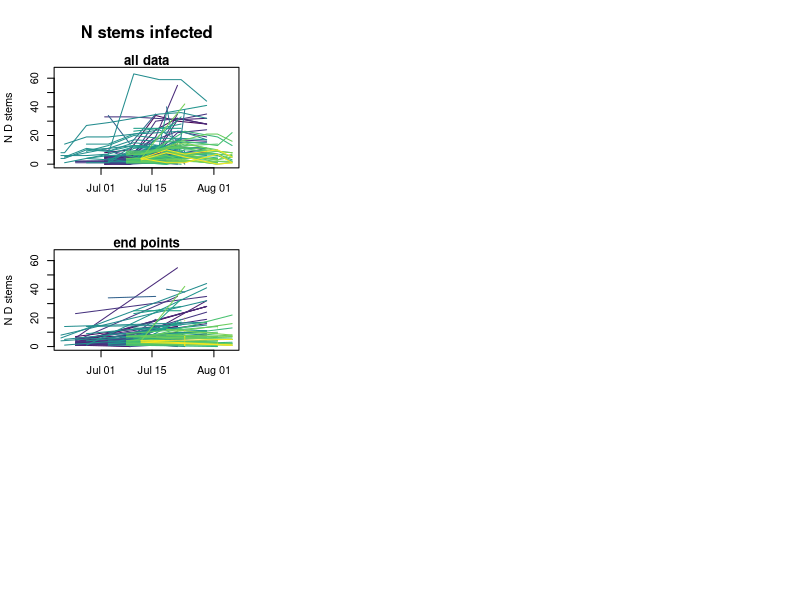

This chart was generated by the following R code: (Note: this script raises an error after producing the figure.)
library(lubridate)
library(viridis)

setwd("~/Documents/GitHub/flax.rust/data")
demog<-read.csv("Demography.csv")
within.host<-read.csv("Withinhost.csv")

#### within host data

### clean

within.host$Date<-as.Date(within.host$Date,tryFormats=c("%m/%d/%Y"))
column.index<-c(1:7,9,11,14,15,17)
within.host<-within.host[,column.index]
within.host[,"length.tissue.infected"]<-NA

## subset to relevant year

within.host<-subset(within.host,Year=="2019")
within.host<-droplevels(within.host)

## for stems with height recorded as '<5' set height to 5
within.host[which(within.host[,"stem.height"]=="<5"),"stem.height"]<-5
within.host<-transform(within.host,stem.height=as.numeric(as.character(stem.height)))

## for stems with height recorded as '<5' set height to 5
within.host[which(within.host[,"percent.tissue.infected"]=="<.05"),"percent.tissue.infected"]<-.05
within.host[which(within.host[,"percent.tissue.infected"]==""),"percent.tissue.infected"]<-NA
within.host<-transform(within.host,percent.tissue.infected=as.numeric(as.character(percent.tissue.infected)))

### restructure

tags<-c()
sites<-c()
dates<-c()
N.Stems<-c()
N.D.Stems<-c()
max.heights<-c()
tot.inf.metric.measures<-c()

for(tag in unique(within.host$Tag))
{
  sub.data<-subset(within.host,Tag==tag)
  
  for(date in unique(sub.data$Date)[order(unique(sub.data$Date))])
  {
    sub.data.week<-subset(sub.data,Date==date)
    
    tag.data<-as.character(sub.data.week[1,"Tag"])
    site<-as.character(sub.data.week[1,"Site"])
    date.data<-sub.data.week[1,"Date"]
    N.Stem<-sub.data.week[1,"N.Stems"]
    N.D.Stem<-sub.data.week[1,"N.D.Stems"]
    max.height<-sub.data.week[1,"max.height"]
    
    tags<-c(tags,tag.data)
    sites<-c(sites,site)
    dates<-c(dates,paste(date.data))
    N.Stems<-c(N.Stems,N.Stem)
    N.D.Stems<-c(N.D.Stems,N.D.Stem)
    max.heights<-c(max.heights,max.height)
    
    inf.metric.measured<-c()
    for(i in 1:dim(sub.data.week)[1])
    {
      if(is.na(sub.data.week[i,"length.tissue.infected"]) & !is.na(sub.data.week[i,"percent.tissue.infected"])) {sub.data.week[i,"length.tissue.infected"]<-sub.data.week[i,"percent.tissue.infected"]*sub.data.week[i,"stem.height"]}
      new.inf.metric<-sub.data.week[i,"length.tissue.infected"]*sub.data.week[i,"N.pustules.middle"]
      inf.metric.measured<-c(inf.metric.measured,new.inf.metric)
    }
    tot.inf.metric.measure<-c()
    if(!all(is.na(inf.metric.measured))) {tot.inf.metric.measure<-sub.data.week$N.D.Stems[1]*sum(inf.metric.measured,na.rm = T)/length(inf.metric.measured)} else{tot.inf.metric.measure<-NA}
    tot.inf.metric.measures<-c(tot.inf.metric.measures,tot.inf.metric.measure)    
  }
  
}

predictor.data<-data.frame(tag=as.character(tags),site=sites,date=as.Date(dates),N.Stems=N.Stems,N.D.Stems=N.D.Stems,p.D.stems=N.D.Stems/(N.D.Stems+N.Stems),max.height=max.heights,tot.inf.metric=tot.inf.metric.measures)

layout(matrix(c(1,1,5,5,9,9,2,2,6,6,10,10,3,4,7,8,11,12),3,6,byrow = T))
par(mar=c(5.1,4.1,1.1,2.1),oma=c(0,0,4,0))

### N.D.stems 
plot(0,0,xlim=c(min(predictor.data$date),max(predictor.data$date)),ylim=c(0,65),axes = F,main="all data",xlab="",ylab = "N D stems")
mtext("N stems infected",3,line=2,font=2)
axis(2)
axis.Date(1,predictor.data$date)
box()

for(tag.index in unique(predictor.data$tag))
{
  plot.data<-subset(predictor.data,tag==tag.index)
  col<-viridis(length(unique(predictor.data$tag)))[which(unique(predictor.data$tag)==tag.index)]
  points(plot.data$date,plot.data$N.D.Stems,type="l",col=col)
}

plot(0,0,xlim=c(min(predictor.data$date),max(predictor.data$date)),ylim=c(0,65),axes = F,main="end points",xlab="",ylab = "N D stems")
axis(2)
axis.Date(1,predictor.data$date)
box()

for(tag.index in unique(predictor.data$tag))
{
  plot.data<-subset(predictor.data,tag==tag.index)
  col<-viridis(length(unique(predictor.data$tag)))[which(unique(predictor.data$tag)==tag.index)]
  points(c(plot.data[1,"date"],plot.data[dim(plot.data)[1],"date"]),c(plot.data[1,"N.D.Stems"],plot.data[dim(plot.data)[1],"N.D.Stems"]),type="l",col=col)
}

slopes<-c()
for(tag.index in unique(predictor.data$tag))
{
  plot.data<-subset(predictor.data,tag==tag.index)
  if(dim(plot.data)[1]>1)
  {
    slope<-coef(lm(N.D.Stems~date,data = plot.data))[2]
    slopes<-c(slopes,slope)
  } else{slopes<-c(slopes,NA)}
}
hist(na.omit(slopes),xlab="slope",main="fit to all data",breaks=10)
abline(v=0,col="red")

slopes<-c()
for(tag.index in unique(predictor.data$tag))
{
  plot.data<-subset(predictor.data,tag==tag.index)
  if(dim(plot.data)[1]>1)
  {
    slope<-coef(lm(N.D.Stems~date,data = plot.data[c(min(which(!is.na(plot.data$N.D.Stems))),max(which(!is.na(plot.data$N.D.Stems)))),] ))[2]
    slopes<-c(slopes,slope)
  } else{slopes<-c(slopes,NA)}
}
hist(na.omit(slopes),xlab="slope",main="fit to endpoints",breaks=10)
abline(v=0,col="red")

### p.D.stems

plot(0,0,xlim=c(min(predictor.data$date),max(predictor.data$date)),ylim=c(0,.6),axes = F,main="all data",xlab="",ylab = "% stems infected")
mtext("% stems infected",3,line=2,font=2)
axis(2)
axis.Date(1,predictor.data$date)
box()

for(tag.index in unique(predictor.data$tag))
{
  plot.data<-subset(predictor.data,tag==tag.index)
  col<-viridis(length(unique(predictor.data$tag)))[which(unique(predictor.data$tag)==tag.index)]
  points(plot.data$date,plot.data$p.D.stems,type="l",col=col)
}

plot(0,0,xlim=c(min(predictor.data$date),max(predictor.data$date)),ylim=c(0,.6),axes = F,main="end points",xlab="",ylab = "% stems infected")
axis(2)
axis.Date(1,predictor.data$date)
box()

for(tag.index in unique(predictor.data$tag))
{
  plot.data<-subset(predictor.data,tag==tag.index)
  col<-viridis(length(unique(predictor.data$tag)))[which(unique(predictor.data$tag)==tag.index)]
  points(c(plot.data[1,"date"],plot.data[dim(plot.data)[1],"date"]),c(plot.data[1,"p.D.stems"],plot.data[dim(plot.data)[1],"p.D.stems"]),type="l",col=col)
}

slopes<-c()
for(tag.index in unique(predictor.data$tag))
{
  plot.data<-subset(predictor.data,tag==tag.index)
  if(dim(plot.data)[1]>1)
  {
    slope<-coef(lm(p.D.stems~date,data = plot.data))[2]
    slopes<-c(slopes,slope)
  } else{slopes<-c(slopes,NA)}
}
hist(na.omit(slopes),xlab="slope",main="fit to all data",breaks=10)
abline(v=0,col="red")

slopes<-c()
for(tag.index in unique(predictor.data$tag))
{
  plot.data<-subset(predictor.data,tag==tag.index)
  if(dim(plot.data)[1]>1)
  {
    slope<-coef(lm(p.D.stems~date,data = plot.data[c(min(which(!is.na(plot.data$p.D.stems))),max(which(!is.na(plot.data$p.D.stems)))),] ))[2]
    slopes<-c(slopes,slope)
  } else{slopes<-c(slopes,NA)}
}
hist(na.omit(slopes),xlab="slope",main="fit to endpoints",breaks=10)
abline(v=0,col="red")

### total infection load metric

plot(0,0,xlim=c(min(predictor.data$date),max(predictor.data$date)),ylim=c(0,32000),axes = F,main="all data",xlab="",ylab = "total infection load")
mtext("total infection load",3,line=2,font=2)
axis(2)
axis.Date(1,predictor.data$date)
box()

for(tag.index in unique(predictor.data$tag))
{
  plot.data<-subset(predictor.data,tag==tag.index)
  col<-viridis(length(unique(predictor.data$tag)))[which(unique(predictor.data$tag)==tag.index)]
  points(plot.data$date,plot.data$tot.inf.metric,type="l",col=col)
}

plot(0,0,xlim=c(min(predictor.data$date),max(predictor.data$date)),ylim=c(0,32000),axes = F,main="end points",xlab="",ylab = "total infection load")
axis(2)
axis.Date(1,predictor.data$date)
box()

for(tag.index in unique(predictor.data$tag))
{
  plot.data<-subset(predictor.data,tag==tag.index)
  col<-viridis(length(unique(predictor.data$tag)))[which(unique(predictor.data$tag)==tag.index)]
  points(c(plot.data[1,"date"],plot.data[dim(plot.data)[1],"date"]),c(plot.data[1,"tot.inf.metric"],plot.data[dim(plot.data)[1],"tot.inf.metric"]),type="l",col=col)
}

slopes<-c()
for(tag.index in unique(predictor.data$tag))
{
  plot.data<-subset(predictor.data,tag==tag.index)
  if(dim(plot.data)[1]>1)
  {
    slope<-coef(lm(tot.inf.metric~date,data = plot.data))[2]
    slopes<-c(slopes,slope)
  } else{slopes<-c(slopes,NA)}
}
hist(na.omit(slopes),xlab="slope",main="fit to all data",breaks=10)
abline(v=0,col="red")

slopes<-c()
for(tag.index in unique(predictor.data$tag))
{
  plot.data<-subset(predictor.data,tag==tag.index)
  if(dim(plot.data)[1]>1)
  {
    slope<-coef(lm(tot.inf.metric~date,data = plot.data[c(min(which(!is.na(plot.data$tot.inf.metric))),max(which(!is.na(plot.data$tot.inf.metric)))),] ))[2]
    slopes<-c(slopes,slope)
  } else{slopes<-c(slopes,NA)}
}
hist(na.omit(slopes),xlab="slope",main="fit to endpoints",breaks=10)
abline(v=0,col="red")
